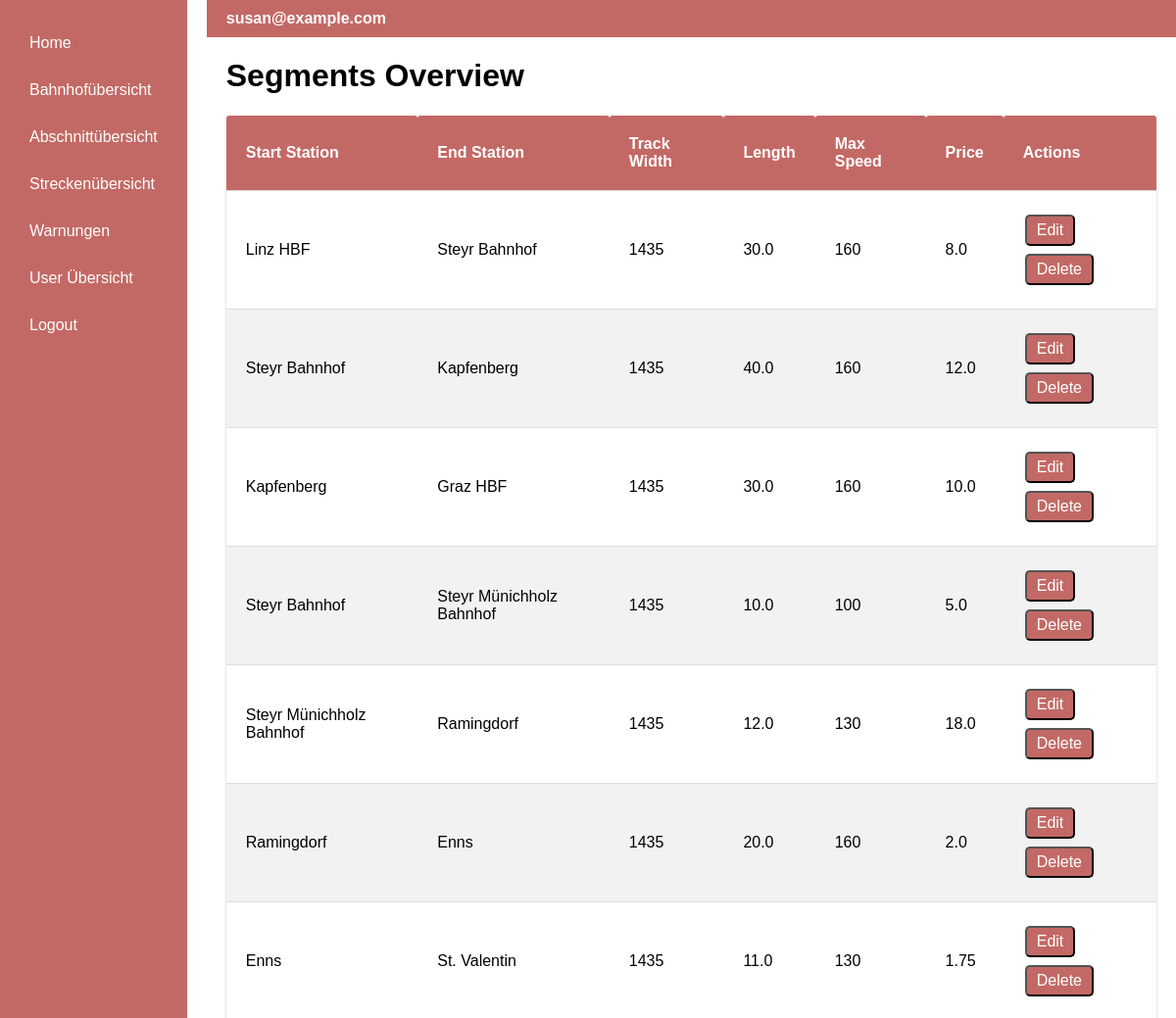
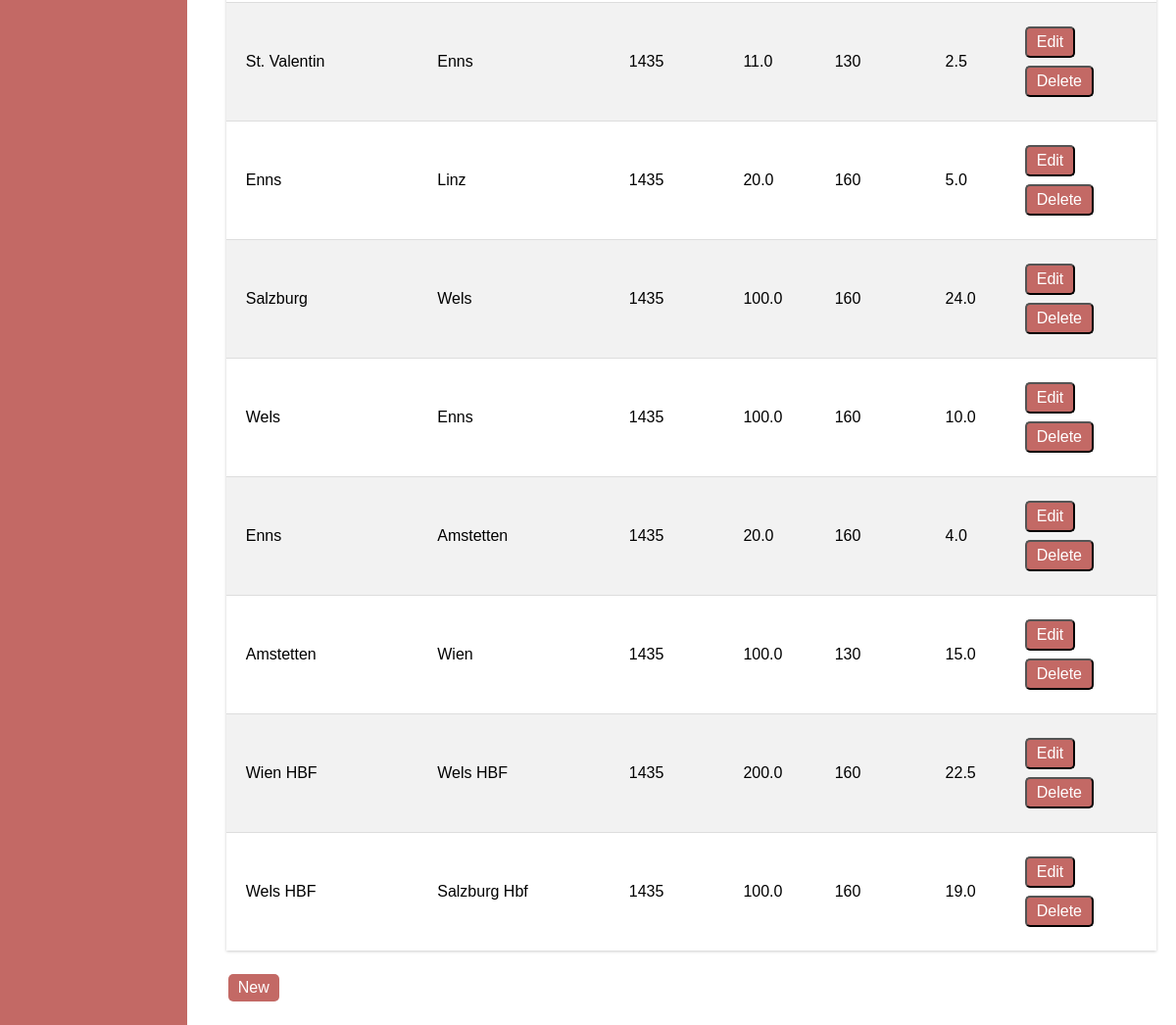
The app's page /segments (signed in) with its own data (2 pictures, top to bottom).
### app/models.py (models this page shows, shortened)
class User(UserMixin, db.Model):
    id: so.Mapped[int] = so.mapped_column(primary_key=True)
    username: so.Mapped[str] = so.mapped_column(sa.String(64), index=True,
                                                unique=True)
    email: so.Mapped[str] = so.mapped_column(sa.String(120), index=True,
                                             unique=True)
    password_hash: so.Mapped[Optional[str]] = so.mapped_column(sa.String(256))
    isAdmin = db.Column(db.Boolean, default=False)
    address_id = db.Column(db.Integer, db.ForeignKey('address.id', name='fk_user_address_id'))
    address = db.relationship('Address', backref='user', uselist=False)

class Segment(db.Model):
    id = db.Column(db.Integer, primary_key=True, autoincrement=True)
    startStation = db.Column(db.Integer, db.ForeignKey('station.id', name='fk_segment_start'))
    endStation = db.Column(db.Integer, db.ForeignKey('station.id', name='fk_segment_end'))
    trackWidth = db.Column(db.Integer)
    length = db.Column(db.Double)
    maxSpeed = db.Column(db.Integer)
    price = db.Column(db.Double)
    warnings = db.relationship("Warning")

class Station(db.Model):
    id = db.Column(db.Integer, primary_key=True, autoincrement=True)
    name = db.Column(db.String(140))
    address_id = db.Column(db.Integer, db.ForeignKey('address.id', name='fk_station_address_id'))
    address = db.relationship("Address")
    xcoord = db.Column(db.String(140))
    ycoord = db.Column(db.String(140))

### app/routes.py (the view)
@app.route('/segments')
@login_required
def segments():
    StartStation = aliased(Station)
    EndStation = aliased(Station)
    segments = db.session.query(
        Segment,
        StartStation.name.label('start_station_name'),
        EndStation.name.label('end_station_name')
    ).join(
        StartStation, Segment.startStation == StartStation.id
    ).join(
        EndStation, Segment.endStation == EndStation.id
    ).all()
    return render_template('segment.html', title='Segments', segments=segments)

### app/models.py (called while the page is built)
@login.user_loader
def load_user(id):
    return db.session.get(User, int(id))

### app/templates/segment.html
{% extends "base.html" %}
{% block content %}
    <h1>Segments Overview</h1>
    <table class="table-station" >
        <thead>
            <tr>
                <th>Start Station</th>
                <th>End Station</th>
                <th>Track Width</th>
                <th>Length</th>
                <th>Max Speed</th>
                <th>Price</th>
                {% if current_user.is_authenticated and current_user.isAdmin %}
                <th>Actions</th>
                {% endif %}
            </tr>
        </thead>
        <tbody>
            {% for segment, start_station_name, end_station_name in segments %}
                <tr>
                     <td> {{ start_station_name }}</td>
                     <td> {{ end_station_name }}</td>
                    <td>{{ segment.trackWidth }}</td>
                    <td>{{ segment.length }}</td>
                    <td>{{ segment.maxSpeed }}</td>
                    <td>{{ segment.price }}</td>
                    {% if current_user.is_authenticated and current_user.isAdmin %}
                    <td>
                        <form class="button-form" action="{{ url_for('segmentEdit', segment_id=segment.id) }}" method="post">
                            <input type="submit" value="Edit" class="edit-button">
                        </form>
                    <form class="button-form" action="{{ url_for('segmentDelete', segment_id=segment.id) }}" method="post">
                            <input type="submit" value="Delete" class="edit-button">
                        </form>
                    </td>
                    {% endif %}
                </tr>
            {% endfor %}
        </tbody>
    </table>
    {% if current_user.is_authenticated and current_user.isAdmin %}
    <a class="create_button" href="{{ url_for('segmentNew') }}">New</a>
    {% endif %}
{% endblock %}

### app/templates/base.html (shortened to what this page needs)
<!DOCTYPE html>
<html lang="en">
<head>
</head>
<body>
<div class="container">
    <div class="sidebar">
        <a href="{{ url_for('index') }}">Home</a>
        {% if current_user.is_anonymous %}
            <a href="{{ url_for('login') }}">Login</a>
        {% else %}
            <a href="{{ url_for('trainstation') }}">Bahnhofübersicht</a>
            <a href="{{ url_for('segments') }}">Abschnittübersicht</a>
            <a href="{{ url_for('routes_overview') }}">Streckenübersicht</a>
            <a href="{{ url_for('warnings') }}">Warnungen</a>
            {% if current_user.is_authenticated and current_user.isAdmin %}
                <a href="{{ url_for('user') }}">User Übersicht</a>
            {% endif %}
            <a href="{{ url_for('logout') }}">Logout</a>
        {% endif %}
    </div>
    <div class="content">
        <div class="topbar">
            <span class="email">{{ current_user.email if not current_user.is_anonymous else 'Guest' }}</span>
        </div>
        {% block content %}{% endblock %}
    </div>
</div>
</body>
</html>

### app/templates/base.html (style rules this page uses)
body, html { margin: 0; padding: 0; font-family: Arial, sans-serif; width: 100%; height: 100%; overflow-x: hidden; overflow-y: auto; }
.container { display: flex; height: 100vh; width: 100%; }
.sidebar { background-color: rgb(195, 105, 101); color: white; width: 200px; padding: 20px; display: flex; flex-direction: column; box-sizing: border-box; }
.sidebar a { text-decoration: none; color: white; padding: 10px; margin: 5px 0; display: block; }
.content { flex-grow: 1; padding: 0 20px 20px 40px; overflow: auto }
.topbar { background-color: rgb(195, 105, 101); color: white; padding: 10px 20px; display: flex; align-items: center; justify-content: space-between; width: calc(100% + 40px); margin: 0 -20px 0 -20px; box-sizing: border-box; }
.email { font-weight: bold; padding-right: 20px; }
.table-station { overflow-y: hidden; width: 100%; border-collapse: separate; border-spacing: 0; margin: 20px 0; box-shadow: 0 1px 3px rgba(0, 0, 0, 0.2); }
.table-station th, .table-station td { padding: 20px; text-align: left; border-bottom: 1px solid #ddd; }
.table-station th { background-color: rgb(195, 105, 101); color: white; border-radius: 3px 3px 0 0; }
.table-station tr:last-child td { border-bottom: none; }
.table-station tr:nth-child(even) { background-color: #f2f2f2; }
.edit-button { background-color: rgb(195, 105, 101); color: white; padding: 5px 10px; text-align: center; text-decoration: none; display: inline-block; font-size: 16px; margin: 4px 2px; cursor: pointer; border-radius: 5px; }
.create_button { background-color: rgb(195, 105, 101); color: white; padding: 5px 10px; text-align: center; text-decoration: none; display: inline-block; font-size: 16px; margin: 4px 2px; cursor: pointer; border-radius: 5px; }
.button-form { display: inline-block; }

### records on screen
User: email "susan@example.com"
Segment: name "Linz HBF", name "Steyr Bahnhof", trackWidth "1435", length "30.0", maxSpeed "160", price "8.0"
Segment: name "Steyr Bahnhof", name "Kapfenberg", trackWidth "1435", length "40.0", maxSpeed "160", price "12.0"
Segment: name "Kapfenberg", name "Graz HBF", trackWidth "1435", length "30.0", maxSpeed "160", price "10.0"
Segment: name "Steyr Bahnhof", name "Steyr Münichholz Bahnhof", trackWidth "1435", length "10.0", maxSpeed "100", price "5.0"
Segment: name "Steyr Münichholz Bahnhof", name "Ramingdorf", trackWidth "1435", length "12.0", maxSpeed "130", price "18.0"
Segment: name "Ramingdorf", name "Enns", trackWidth "1435", length "20.0", maxSpeed "160", price "2.0"
Segment: name "Enns", name "St. Valentin", trackWidth "1435", length "11.0", maxSpeed "130", price "1.75"
Segment: name "St. Valentin", name "Enns", trackWidth "1435", length "11.0", maxSpeed "130", price "2.5"
Segment: name "Enns", name "Linz", trackWidth "1435", length "20.0", maxSpeed "160", price "5.0"
Segment: name "Salzburg", name "Wels", trackWidth "1435", length "100.0", maxSpeed "160", price "24.0"
Segment: name "Wels", name "Enns", trackWidth "1435", length "100.0", maxSpeed "160", price "10.0"
Segment: name "Enns", name "Amstetten", trackWidth "1435", length "20.0", maxSpeed "160", price "4.0"
Segment: name "Amstetten", name "Wien", trackWidth "1435", length "100.0", maxSpeed "130", price "15.0"
Segment: name "Wien HBF", name "Wels HBF", trackWidth "1435", length "200.0", maxSpeed "160", price "22.5"
Segment: name "Wels HBF", name "Salzburg Hbf", trackWidth "1435", length "100.0", maxSpeed "160", price "19.0"
